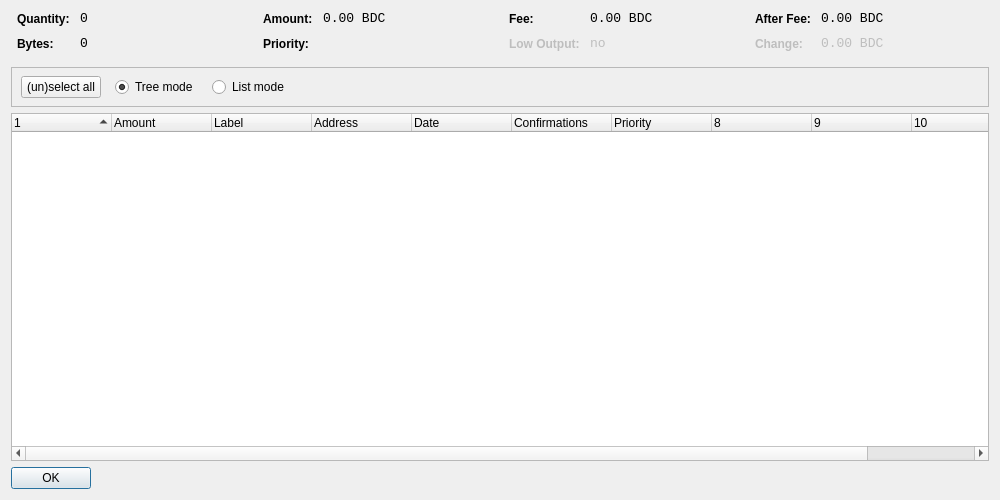
<?xml version="1.0" encoding="UTF-8"?>
<ui version="4.0">
 <class>CoinControlDialog</class>
 <widget class="QDialog" name="CoinControlDialog">
  <property name="geometry">
   <rect>
    <x>0</x>
    <y>0</y>
    <width>1000</width>
    <height>500</height>
   </rect>
  </property>
  <property name="windowTitle">
   <string>Coin Control</string>
  </property>
  <layout class="QVBoxLayout" name="verticalLayout">
   <item>
    <layout class="QHBoxLayout" name="horizontalLayoutTop" stretch="0,0,0,0">
     <property name="topMargin">
      <number>0</number>
     </property>
     <property name="bottomMargin">
      <number>10</number>
     </property>
     <item>
      <layout class="QFormLayout" name="formLayoutCoinControl1">
       <property name="horizontalSpacing">
        <number>10</number>
       </property>
       <property name="verticalSpacing">
        <number>10</number>
       </property>
       <property name="leftMargin">
        <number>6</number>
       </property>
       <property name="rightMargin">
        <number>6</number>
       </property>
       <item row="0" column="0">
        <widget class="QLabel" name="labelCoinControlQuantityText">
         <property name="styleSheet">
          <string notr="true">font-weight:bold;</string>
         </property>
         <property name="text">
          <string>Quantity:</string>
         </property>
        </widget>
       </item>
       <item row="0" column="1">
        <widget class="QLabel" name="labelCoinControlQuantity">
         <property name="font">
          <font>
           <family>Monospace</family>
           <pointsize>10</pointsize>
          </font>
         </property>
         <property name="cursor">
          <cursorShape>IBeamCursor</cursorShape>
         </property>
         <property name="contextMenuPolicy">
          <enum>Qt::ActionsContextMenu</enum>
         </property>
         <property name="text">
          <string notr="true">0</string>
         </property>
         <property name="textInteractionFlags">
          <set>Qt::LinksAccessibleByMouse|Qt::TextSelectableByKeyboard|Qt::TextSelectableByMouse</set>
         </property>
        </widget>
       </item>
       <item row="1" column="0">
        <widget class="QLabel" name="labelCoinControlBytesText">
         <property name="styleSheet">
          <string notr="true">font-weight:bold;</string>
         </property>
         <property name="text">
          <string>Bytes:</string>
         </property>
        </widget>
       </item>
       <item row="1" column="1">
        <widget class="QLabel" name="labelCoinControlBytes">
         <property name="font">
          <font>
           <family>Monospace</family>
           <pointsize>10</pointsize>
          </font>
         </property>
         <property name="cursor">
          <cursorShape>IBeamCursor</cursorShape>
         </property>
         <property name="contextMenuPolicy">
          <enum>Qt::ActionsContextMenu</enum>
         </property>
         <property name="text">
          <string notr="true">0</string>
         </property>
         <property name="textInteractionFlags">
          <set>Qt::LinksAccessibleByMouse|Qt::TextSelectableByKeyboard|Qt::TextSelectableByMouse</set>
         </property>
        </widget>
       </item>
      </layout>
     </item>
     <item>
      <layout class="QFormLayout" name="formLayoutCoinControl2">
       <property name="horizontalSpacing">
        <number>10</number>
       </property>
       <property name="verticalSpacing">
        <number>10</number>
       </property>
       <property name="leftMargin">
        <number>6</number>
       </property>
       <property name="rightMargin">
        <number>6</number>
       </property>
       <item row="0" column="0">
        <widget class="QLabel" name="labelCoinControlAmountText">
         <property name="styleSheet">
          <string notr="true">font-weight:bold;</string>
         </property>
         <property name="text">
          <string>Amount:</string>
         </property>
        </widget>
       </item>
       <item row="0" column="1">
        <widget class="QLabel" name="labelCoinControlAmount">
         <property name="font">
          <font>
           <family>Monospace</family>
           <pointsize>10</pointsize>
          </font>
         </property>
         <property name="cursor">
          <cursorShape>IBeamCursor</cursorShape>
         </property>
         <property name="contextMenuPolicy">
          <enum>Qt::ActionsContextMenu</enum>
         </property>
         <property name="text">
          <string notr="true">0.00 BDC</string>
         </property>
         <property name="textInteractionFlags">
          <set>Qt::LinksAccessibleByMouse|Qt::TextSelectableByKeyboard|Qt::TextSelectableByMouse</set>
         </property>
        </widget>
       </item>
       <item row="1" column="0">
        <widget class="QLabel" name="labelCoinControlPriorityText">
         <property name="styleSheet">
          <string notr="true">font-weight:bold;</string>
         </property>
         <property name="text">
          <string>Priority:</string>
         </property>
        </widget>
       </item>
       <item row="1" column="1">
        <widget class="QLabel" name="labelCoinControlPriority">
         <property name="font">
          <font>
           <family>Monospace</family>
           <pointsize>10</pointsize>
          </font>
         </property>
         <property name="cursor">
          <cursorShape>IBeamCursor</cursorShape>
         </property>
         <property name="contextMenuPolicy">
          <enum>Qt::ActionsContextMenu</enum>
         </property>
         <property name="text">
          <string/>
         </property>
         <property name="textInteractionFlags">
          <set>Qt::LinksAccessibleByMouse|Qt::TextSelectableByKeyboard|Qt::TextSelectableByMouse</set>
         </property>
        </widget>
       </item>
      </layout>
     </item>
     <item>
      <layout class="QFormLayout" name="formLayoutCoinControl3">
       <property name="horizontalSpacing">
        <number>10</number>
       </property>
       <property name="verticalSpacing">
        <number>10</number>
       </property>
       <property name="leftMargin">
        <number>6</number>
       </property>
       <property name="rightMargin">
        <number>6</number>
       </property>
       <item row="0" column="0">
        <widget class="QLabel" name="labelCoinControlFeeText">
         <property name="styleSheet">
          <string notr="true">font-weight:bold;</string>
         </property>
         <property name="text">
          <string>Fee:</string>
         </property>
        </widget>
       </item>
       <item row="0" column="1">
        <widget class="QLabel" name="labelCoinControlFee">
         <property name="font">
          <font>
           <family>Monospace</family>
           <pointsize>10</pointsize>
          </font>
         </property>
         <property name="cursor">
          <cursorShape>IBeamCursor</cursorShape>
         </property>
         <property name="contextMenuPolicy">
          <enum>Qt::ActionsContextMenu</enum>
         </property>
         <property name="text">
          <string notr="true">0.00 BDC</string>
         </property>
         <property name="textInteractionFlags">
          <set>Qt::LinksAccessibleByMouse|Qt::TextSelectableByKeyboard|Qt::TextSelectableByMouse</set>
         </property>
        </widget>
       </item>
       <item row="1" column="0">
        <widget class="QLabel" name="labelCoinControlLowOutputText">
         <property name="enabled">
          <bool>false</bool>
         </property>
         <property name="styleSheet">
          <string notr="true">font-weight:bold;</string>
         </property>
         <property name="text">
          <string>Low Output:</string>
         </property>
        </widget>
       </item>
       <item row="1" column="1">
        <widget class="QLabel" name="labelCoinControlLowOutput">
         <property name="enabled">
          <bool>false</bool>
         </property>
         <property name="font">
          <font>
           <family>Monospace</family>
           <pointsize>10</pointsize>
          </font>
         </property>
         <property name="cursor">
          <cursorShape>IBeamCursor</cursorShape>
         </property>
         <property name="contextMenuPolicy">
          <enum>Qt::ActionsContextMenu</enum>
         </property>
         <property name="text">
          <string notr="true">no</string>
         </property>
         <property name="textInteractionFlags">
          <set>Qt::LinksAccessibleByMouse|Qt::TextSelectableByKeyboard|Qt::TextSelectableByMouse</set>
         </property>
        </widget>
       </item>
      </layout>
     </item>
     <item>
      <layout class="QFormLayout" name="formLayoutCoinControl4">
       <property name="horizontalSpacing">
        <number>10</number>
       </property>
       <property name="verticalSpacing">
        <number>10</number>
       </property>
       <property name="leftMargin">
        <number>6</number>
       </property>
       <property name="rightMargin">
        <number>6</number>
       </property>
       <item row="0" column="0">
        <widget class="QLabel" name="labelCoinControlAfterFeeText">
         <property name="styleSheet">
          <string notr="true">font-weight:bold;</string>
         </property>
         <property name="text">
          <string>After Fee:</string>
         </property>
        </widget>
       </item>
       <item row="0" column="1">
        <widget class="QLabel" name="labelCoinControlAfterFee">
         <property name="font">
          <font>
           <family>Monospace</family>
           <pointsize>10</pointsize>
          </font>
         </property>
         <property name="cursor">
          <cursorShape>IBeamCursor</cursorShape>
         </property>
         <property name="contextMenuPolicy">
          <enum>Qt::ActionsContextMenu</enum>
         </property>
         <property name="text">
          <string notr="true">0.00 BDC</string>
         </property>
         <property name="textInteractionFlags">
          <set>Qt::LinksAccessibleByMouse|Qt::TextSelectableByKeyboard|Qt::TextSelectableByMouse</set>
         </property>
        </widget>
       </item>
       <item row="1" column="0">
        <widget class="QLabel" name="labelCoinControlChangeText">
         <property name="enabled">
          <bool>false</bool>
         </property>
         <property name="styleSheet">
          <string notr="true">font-weight:bold;</string>
         </property>
         <property name="text">
          <string>Change:</string>
         </property>
        </widget>
       </item>
       <item row="1" column="1">
        <widget class="QLabel" name="labelCoinControlChange">
         <property name="enabled">
          <bool>false</bool>
         </property>
         <property name="font">
          <font>
           <family>Monospace</family>
           <pointsize>10</pointsize>
          </font>
         </property>
         <property name="cursor">
          <cursorShape>IBeamCursor</cursorShape>
         </property>
         <property name="contextMenuPolicy">
          <enum>Qt::ActionsContextMenu</enum>
         </property>
         <property name="text">
          <string notr="true">0.00 BDC</string>
         </property>
         <property name="textInteractionFlags">
          <set>Qt::LinksAccessibleByMouse|Qt::TextSelectableByKeyboard|Qt::TextSelectableByMouse</set>
         </property>
        </widget>
       </item>
      </layout>
     </item>
    </layout>
   </item>
   <item>
    <widget class="QFrame" name="frame">
     <property name="minimumSize">
      <size>
       <width>0</width>
       <height>40</height>
      </size>
     </property>
     <property name="frameShape">
      <enum>QFrame::StyledPanel</enum>
     </property>
     <property name="frameShadow">
      <enum>QFrame::Sunken</enum>
     </property>
     <widget class="QWidget" name="horizontalLayoutWidget">
      <property name="geometry">
       <rect>
        <x>10</x>
        <y>0</y>
        <width>781</width>
        <height>41</height>
       </rect>
      </property>
      <layout class="QHBoxLayout" name="horizontalLayoutPanel" stretch="0,0,0,0,0">
       <property name="spacing">
        <number>14</number>
       </property>
       <item>
        <widget class="QPushButton" name="pushButtonSelectAll">
         <property name="sizePolicy">
          <sizepolicy hsizetype="Maximum" vsizetype="Fixed">
           <horstretch>0</horstretch>
           <verstretch>0</verstretch>
          </sizepolicy>
         </property>
         <property name="text">
          <string>(un)select all</string>
         </property>
        </widget>
       </item>
       <item>
        <widget class="QRadioButton" name="radioTreeMode">
         <property name="sizePolicy">
          <sizepolicy hsizetype="Maximum" vsizetype="Fixed">
           <horstretch>0</horstretch>
           <verstretch>0</verstretch>
          </sizepolicy>
         </property>
         <property name="text">
          <string>Tree mode</string>
         </property>
         <property name="checked">
          <bool>true</bool>
         </property>
        </widget>
       </item>
       <item>
        <widget class="QRadioButton" name="radioListMode">
         <property name="sizePolicy">
          <sizepolicy hsizetype="Maximum" vsizetype="Fixed">
           <horstretch>0</horstretch>
           <verstretch>0</verstretch>
          </sizepolicy>
         </property>
         <property name="text">
          <string>List mode</string>
         </property>
        </widget>
       </item>
       <item>
        <spacer name="horizontalSpacer">
         <property name="orientation">
          <enum>Qt::Horizontal</enum>
         </property>
         <property name="sizeHint" stdset="0">
          <size>
           <width>40</width>
           <height>20</height>
          </size>
         </property>
        </spacer>
       </item>
      </layout>
     </widget>
    </widget>
   </item>
   <item>
    <widget class="CoinControlTreeWidget" name="treeWidget">
     <property name="contextMenuPolicy">
      <enum>Qt::CustomContextMenu</enum>
     </property>
     <property name="sortingEnabled">
      <bool>false</bool>
     </property>
     <property name="columnCount">
      <number>11</number>
     </property>
     <attribute name="headerShowSortIndicator" stdset="0">
      <bool>true</bool>
     </attribute>
     <attribute name="headerStretchLastSection">
      <bool>false</bool>
     </attribute>
     <column>
      <property name="text">
       <string/>
      </property>
     </column>
     <column>
      <property name="text">
       <string>Amount</string>
      </property>
     </column>
     <column>
      <property name="text">
       <string>Label</string>
      </property>
     </column>
     <column>
      <property name="text">
       <string>Address</string>
      </property>
     </column>
     <column>
      <property name="text">
       <string>Date</string>
      </property>
     </column>
     <column>
      <property name="text">
       <string>Confirmations</string>
      </property>
      <property name="toolTip">
       <string>Confirmed</string>
      </property>
     </column>
     <column>
      <property name="text">
       <string>Priority</string>
      </property>
     </column>
     <column>
      <property name="text">
       <string/>
      </property>
     </column>
     <column>
      <property name="text">
       <string/>
      </property>
     </column>
     <column>
      <property name="text">
       <string/>
      </property>
     </column>
     <column>
      <property name="text">
       <string/>
      </property>
     </column>
    </widget>
   </item>
   <item>
    <widget class="QDialogButtonBox" name="buttonBox">
     <property name="sizePolicy">
      <sizepolicy hsizetype="Maximum" vsizetype="Fixed">
       <horstretch>0</horstretch>
       <verstretch>0</verstretch>
      </sizepolicy>
     </property>
     <property name="orientation">
      <enum>Qt::Horizontal</enum>
     </property>
     <property name="standardButtons">
      <set>QDialogButtonBox::Ok</set>
     </property>
    </widget>
   </item>
  </layout>
 </widget>
 <customwidgets>
  <customwidget>
   <class>CoinControlTreeWidget</class>
   <extends>QTreeWidget</extends>
   <header>coincontroltreewidget.h</header>
  </customwidget>
 </customwidgets>
 <resources/>
 <connections/>
</ui>
